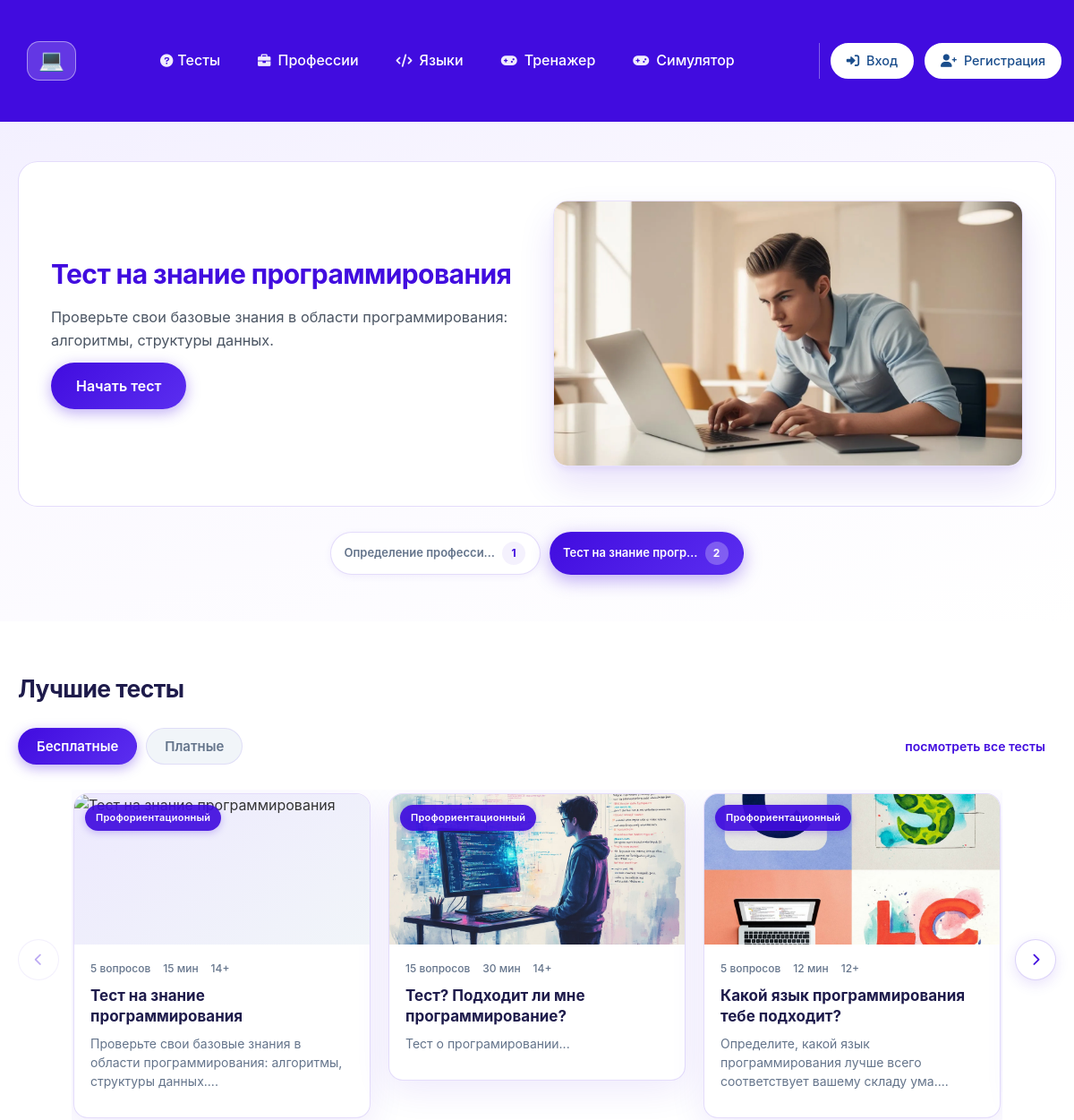
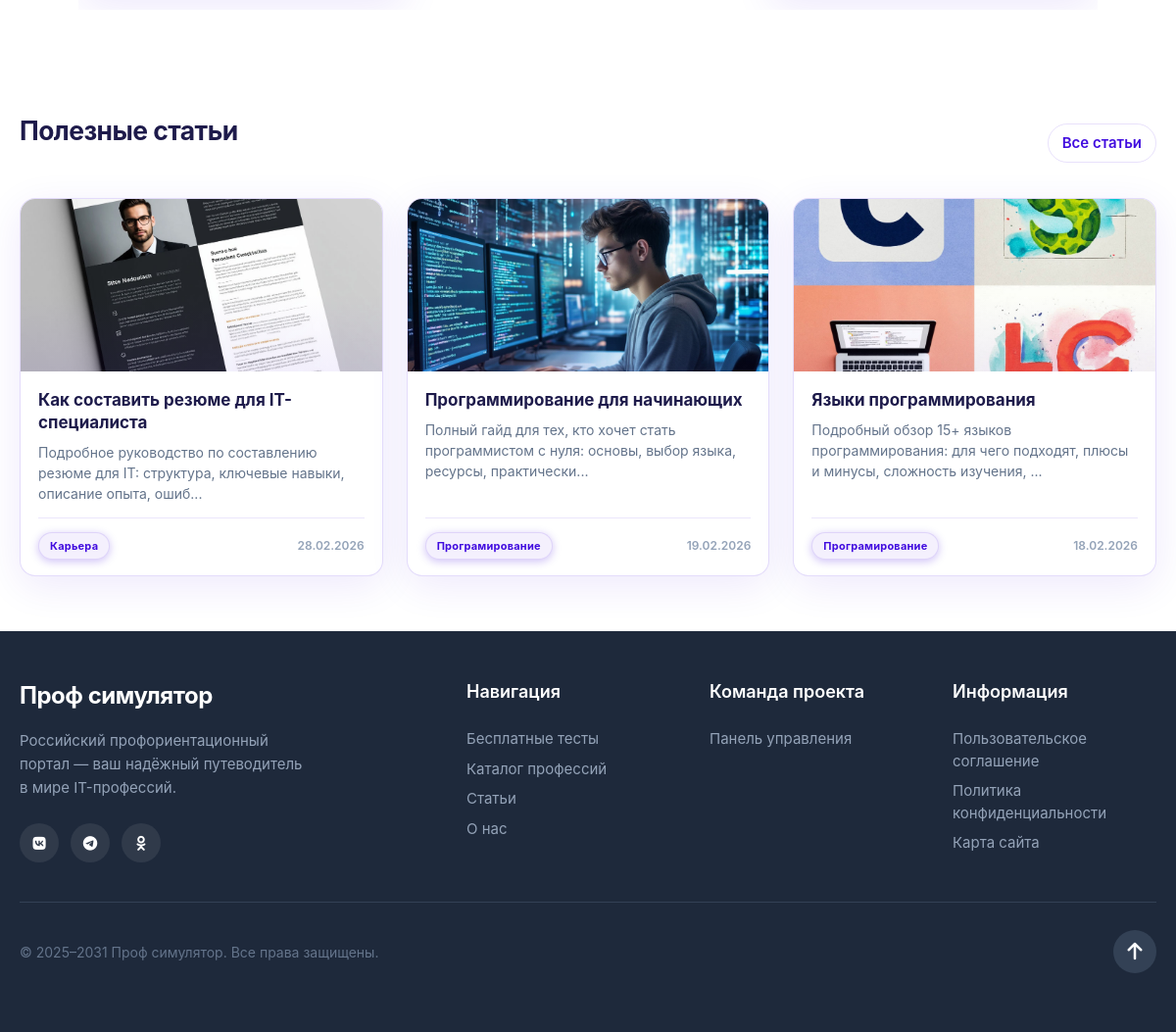
The page /diplok/index.php on the database its author committed (2 pictures, top to bottom).
### tables this page shows
CREATE TABLE `slides` (
  `id` int NOT NULL,
  `title` varchar(255) NOT NULL,
  `description` text,
  `image_path` varchar(255) DEFAULT NULL,
  `test_id` int DEFAULT NULL,
  `sort_order` int DEFAULT '0',
  `active` tinyint DEFAULT '1'
);

CREATE TABLE `tests` (
  `id` int NOT NULL,
  `title` varchar(255) NOT NULL,
  `description` text,
  `questions_count` int DEFAULT '0',
  `duration_min` int DEFAULT '10',
  `age_limit` int DEFAULT '12',
  `price` decimal(10,2) DEFAULT '0.00',
  `image_path` varchar(255) DEFAULT NULL,
  `rating` float DEFAULT '0',
  `show_in_menu` tinyint DEFAULT '0',
  `slug` varchar(255) DEFAULT NULL
);

CREATE TABLE `articles` (
  `id` int NOT NULL,
  `title` varchar(255) NOT NULL,
  `description` text,
  `content` text,
  `image_path` varchar(255) DEFAULT NULL,
  `category_name` varchar(100) DEFAULT NULL,
  `author` varchar(100) DEFAULT 'Admin',
  `views` int NOT NULL DEFAULT '0',
  `reading_time` int DEFAULT NULL COMMENT 'Время чтения в минутах',
  `tags` varchar(255) DEFAULT NULL,
  `is_published` tinyint(1) NOT NULL DEFAULT '1',
  `created_at` datetime DEFAULT CURRENT_TIMESTAMP
);

### diplok/index.php (the view, shortened to what this page needs)
<?php
require_once 'header.php';
?>
<div class="bg">
    <div class="wrapper">
        <div class="intro">
            <div class="intro__slider" id="slider">
                <div class="intro__slides" id="slidesContainer">
                    <?php
                    $slides_result = $db->query("SELECT * FROM slides WHERE active = 1 ORDER BY sort_order");
                    $slides = [];
                    if ($slides_result && $slides_result->num_rows > 0) {
                        while ($row = $slides_result->fetch_assoc()) {
                            $slides[] = $row;
                        }
                    }
                    if (!empty($slides)):
                        foreach ($slides as $slide):
                            $img = !empty($slide['image_path']) ? htmlspecialchars($slide['image_path']) : 'photos/slide-placeholder.jpg';
                            $test_link = !empty($slide['test_id']) ? 'test.php?id=' . (int)$slide['test_id'] : '#';
                    ?>
                            <div class="intro__slide">
                                <div class="intro__body">
                                    <div class="intro__title"><?= htmlspecialchars($slide['title']) ?></div>
                                    <div class="intro__text">
                                        <p><?= nl2br(htmlspecialchars($slide['description'] ?? '')) ?></p>
                                        <div class="intro__links btns">
                                            <a class="primary-btn" href="<?= $test_link ?>">Начать тест</a>
                                        </div>
                                    </div>
                                </div>
                                <div class="intro__media">
                                    <img class="intro__img" src="/<?= $img ?>" alt="<?= htmlspecialchars($slide['title']) ?>" onerror="this.src='https://via.placeholder.com/602x430?text=Slide'">
                                </div>
                            </div>
                    <?php
                        endforeach;
                    endif; ?>
                </div>
            </div>
            <div class="intro__pagination">
                <div class="intro__pagination-list" id="pagination">
                    <?php if (!empty($slides)): ?>
                        <?php foreach ($slides as $index => $slide):
                            $active_class = ($index === 0) ? 'active' : '';
                            $short_title = mb_substr($slide['title'], 0, 20) . (mb_strlen($slide['title']) > 20 ? '…' : '');
                        ?>
                            <div class="intro__pagination-btn <?= $active_class ?>" data-index="<?= $index ?>">
                                <span><?= htmlspecialchars($short_title) ?></span>
                                <span class="intro__pagination-num"><?= $index + 1 ?></span>
                            </div>
                        <?php endforeach; ?>
                    <?php endif; ?>
                </div>
            </div>
        </div>
    </div>
</div>
<div class="wrapper">
    <section class="page-section">
        <h2 class="page-section__title">Лучшие тесты</h2>
        <div class="tabs">
            <div class="tabs__controls">
                <button class="tabs__btn _current" data-tab="free">Бесплатные</button>
                <button class="tabs__btn" data-tab="paid">Платные</button>
                <a class="tabs__more-link" href="tests.php">посмотреть все тесты</a>
            </div>
            <div class="tabs__pane active" id="tab-free">
                <?php
                $sql_free = "SELECT id, title, description, questions_count, duration_min, age_limit, price, image_path
                             FROM tests WHERE price = 0 ORDER BY rating DESC LIMIT 10";
                $res_free = $db->query($sql_free);
                $free_tests = [];
                if ($res_free && $res_free->num_rows > 0) {
                    while ($row = $res_free->fetch_assoc()) $free_tests[] = $row;
                }
                ?>
                <div class="carousel" data-carousel>
                    <button type="button" class="carousel__btn carousel__btn--prev" data-carousel-prev aria-label="Назад"><i class="fas fa-chevron-left"></i></button>
                    <div class="carousel__container" data-carousel-container>
                        <div class="carousel__track" data-carousel-track>
                            <?php foreach ($free_tests as $test):
                                $img = $test['image_path'] ?: 'photos/default_test.jpg'; ?>
                                <a class="test-card carousel__slide" href="test.php?id=<?= $test['id'] ?>">
                                    <span class="test-card__img-wrapper">
                                        <img class="test-card__img" src="/<?= htmlspecialchars($img) ?>" alt="<?= htmlspecialchars($test['title']) ?>" onerror="this.src='/photos/default_test.jpg'">
                                        <span class="test-card__tags"><span class="tag">Профориентационный</span></span>
                                    </span>
                                    <span class="test-card__body">
                                        <span class="test-card__info">
                                            <span><?= (int)$test['questions_count'] ?> вопросов</span>
                                            <span><?= (int)$test['duration_min'] ?> мин</span>
                                            <span><?= (int)$test['age_limit'] ?>+</span>
                                        </span>
                                        <span class="test-card__title"><?= htmlspecialchars($test['title']) ?></span>
                                        <span class="test-card__desc"><?= htmlspecialchars(mb_substr($test['description'] ?? '', 0, 100)) ?>...</span>
                                    </span>
                                </a>
                            <?php endforeach; ?>
                        </div>
                    </div>
                    <button type="button" class="carousel__btn carousel__btn--next" data-carousel-next aria-label="Вперёд"><i class="fas fa-chevron-right"></i></button>
                </div>
            </div>
        </div>
    </section>
</div>
<div class="wrapper">
    <section class="page-section page-section--articles-tight">
        <div class="page-section__head">
            <h2 class="page-section__title page-section__title--inline">Полезные статьи</h2>
            <a class="accent-link" href="articles.php">Все статьи</a>
        </div>
        <div class="articles-grid">
            <?php
            $sql = "SELECT id, title, description, image_path, category_name, created_at FROM articles ORDER BY created_at DESC LIMIT 3";
            $res = $db->query($sql);
            if ($res && $res->num_rows > 0) {
                while ($article = $res->fetch_assoc()) {
                    $img = $article['image_path'] ?: 'photos/default_article.jpg';
                    ?>
                    <a class="article-card" href="article.php?id=<?= $article['id'] ?>">
                        <span class="article-card__img-wrapper">
                            <img class="article-card__img" src="/<?= htmlspecialchars($img) ?>" alt="<?= htmlspecialchars($article['title']) ?>" onerror="this.src='/photos/default_article.jpg'">
                        </span>
                        <span class="article-card__body">
                            <span class="article-card__title"><?= htmlspecialchars($article['title']) ?></span>
                            <span class="article-card__desc"><?= htmlspecialchars(mb_substr($article['description'] ?? '', 0, 100)) ?>...</span>
                            <span class="article-card__footer">
                                <span class="tag tag--bg"><?= htmlspecialchars($article['category_name'] ?? 'Без категории') ?></span>
                                <time><?= date('d.m.Y', strtotime($article['created_at'])) ?></time>
                            </span>
                        </span>
                    </a>
                    <?php
                }
            } else {
                echo '<p>Статьи пока не добавлены</p>';
            }
            ?>
        </div>
    </section>
</div>
<?php require_once 'footer.php'; ?>

### rows shown on the page
slides: title "Тест на знание программирования", description "Проверьте свои базовые знания в области программирования: алгоритмы, структуры данных.", image_path (picture), title "Тест на знание прогр…"
slides: title "Определение професси…"
tests: questions_count "5", duration_min "15", age_limit "14", title "Тест на знание программирования", description "Проверьте свои базовые знания в области программирования: алгоритмы, структуры данных."
tests: image_path (picture), questions_count "15", duration_min "30", age_limit "14", title "Тест? Подходит ли мне программирование?", description "Тест о програмировании"
tests: image_path (picture), questions_count "5", duration_min "12", age_limit "12", title "Какой язык программирования тебе подходит?", description "Определите, какой язык программирования лучше всего соответствует вашему складу ума."
articles: image_path (picture), title "Как составить резюме для IT-специалиста", description "Подробное руководство по составлению резюме для IT: структура, ключевые навыки, описание опыта, ошиб", category_name "Карьера", created_at "28.02.2026"
articles: image_path (picture), title "Программирование для начинающих", description "Полный гайд для тех, кто хочет стать программистом с нуля: основы, выбор языка, ресурсы, практически", category_name "Програмирование", created_at "19.02.2026"
articles: image_path (picture), title "Языки программирования", description "Подробный обзор 15+ языков программирования: для чего подходят, плюсы и минусы, сложность изучения,", category_name "Програмирование", created_at "18.02.2026"
